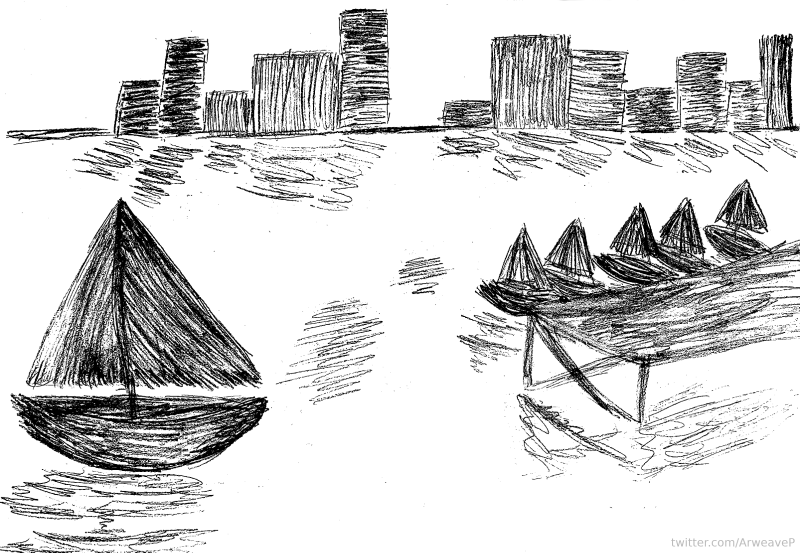
#> input picture puzzle_image.png, 1600 x 1105 px (shown at 1/2 size)
$ python hidden_text_analyzer.py
#> lines starting #> are read from the running program, lines starting #| are printed output that depends on the picture
from PIL import Image
import numpy as np

# Load the image
img = Image.open('puzzle_image.png')
#> img is the input picture: PIL image 1600x1105 LA; mean R, G, B, A 211, 211, 211, 255
img_array = np.array(img)

# Extract grayscale channel
grayscale = img_array[:, :, 0]

print('=== Looking for hidden text in specific regions ===')
print(f'Image dimensions: {grayscale.shape}')
#| Image dimensions: (1105, 1600)

# Let's look at the first row more carefully
# The README mentioned strange pixels in the first line
print('\n=== First row detailed analysis ===')
first_row = grayscale[0, :]
#> first_row = 1600 values, max 255 at index 0, min 202 at index 1127, mean 254

# Find non-255 values (background is likely white/255)
non_white = np.where(first_row != 255)[0]
#> non_white = 147 values from 1013 to 1400
print(f'Number of non-255 pixels in first row: {len(non_white)}')
#| Number of non-255 pixels in first row: 147
print(f'Positions of non-255 pixels: {non_white[:50]}')
#| Positions of non-255 pixels: [1013 1014 1026 1027 1028 1029 1031 1032 1033 1038 1039 1044 1045 1053
#|  1111 1112 1113 1114 1115 1116 1117 1118 1119 1120 1121 1122 1123 1124
#|  1125 1126 1127 1128 1129 1130 1131 1132 1133 1134 1135 1136 1137 1138
#|  1139 1140 1141 1142 1143 1144 1145 1146]
print(f'Values at these positions: {first_row[non_white[:50]]}')
#| Values at these positions: [252 234 252 229 215 239 251 232 238 250 236 248 231 254 254 254 254 254
#|  253 252 250 246 240 234 229 225 221 214 208 203 202 203 204 205 208 211
#|  215 220 224 227 230 232 234 235 235 235 235 235 235 235]

# Try to interpret these values as ASCII
print('\n=== Interpreting first row values as ASCII ===')
for i, pos in enumerate(non_white[:50]):
    val = first_row[pos]
    if 32 <= val <= 126:
        print(f'Position {pos}: Value {val} = ASCII "{chr(val)}"')
    else:
        print(f'Position {pos}: Value {val} (non-printable)')
#> this loop made 50 passes
#> (pos, val) on passes 1 to 12: (1013, 252), (1014, 234), (1026, 252), (1027, 229), (1028, 215), (1029, 239), (1031, 251), (1032, 232), (1033, 238), (1038, 250), (1039, 236), (1044, 248)
#| Position 1013: Value 252 (non-printable)
#| Position 1014: Value 234 (non-printable)
#| Position 1026: Value 252 (non-printable)
#| Position 1027: Value 229 (non-printable)
#| Position 1028: Value 215 (non-printable)
#| Position 1029: Value 239 (non-printable)
#| Position 1031: Value 251 (non-printable)
#| Position 1032: Value 232 (non-printable)
#> (further printed lines are left out)

# Let's also look at specific regions where the boat might be
# Based on the README, the boat is in the center-left area
print('\n=== Looking at potential boat region ===')
# Check a region around y=400-600, x=200-800
boat_region = grayscale[400:600, 200:800]
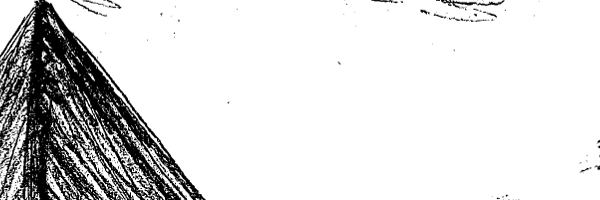
#> boat_region: shape (200, 600); min 0, max 255, mean 219.6
print(f'Boat region shape: {boat_region.shape}')
#| Boat region shape: (200, 600)

# Look for unusual patterns in this region
print(f'Unique values in boat region: {np.unique(boat_region)[:20]}')
#| Unique values in boat region: [ 0  1  2  3  4  5  6  7  8  9 10 11 12 13 14 15 16 17 18 19]

# Check if there's any text-like pattern
# Text would typically have values that are either very dark or very light
dark_pixels = np.sum(boat_region < 128)
#> dark_pixels = 16889
light_pixels = np.sum(boat_region >= 128)
#> light_pixels = 103111
print(f'Dark pixels (< 128): {dark_pixels}')
#| Dark pixels (< 128): 16889
print(f'Light pixels (>= 128): {light_pixels}')
#| Light pixels (>= 128): 103111

# Let's try a different approach - look for the hidden data in the LSBs
# but with a different extraction method
print('\n=== Alternative LSB extraction ===')

# Method: Extract LSBs from specific regions
regions = [
    (0, 0, 100, 100),      # Top-left corner
    (0, 0, 1600, 10),      # First 10 rows
    (550, 800, 600, 850),  # Center region
]

for y1, x1, y2, x2 in regions:
    region = grayscale[y1:y2, x1:x2]
    lsb_region = region.flatten() & 1

    # Convert to bytes
    bytes_data = []
    for i in range(0, len(lsb_region), 8):
        if i + 8 <= len(lsb_region):
            byte = 0
            for j in range(8):
                byte = (byte << 1) | lsb_region[i + j]
            bytes_data.append(byte)

    # Check if it looks like text
    text_data = bytes(bytes_data[:100])
    printable = all(32 <= b <= 126 or b in [10, 13] for b in text_data)
    print(f'Region ({y1},{x1})-({y2},{x2}): {len(bytes_data)} bytes, printable: {printable}')
    if printable:
        print(f'  Text: {text_data.decode("ascii", errors="replace")}')
#> this loop made 3 passes
#> pass 1, `region = grayscale[y1:y2, x1:x2]`:
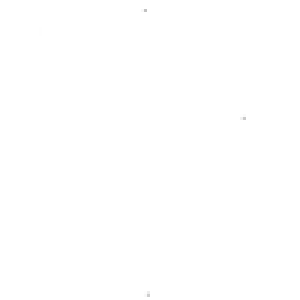
#> region: shape (100, 100) (shown 3 times larger); min 194, max 255, mean 255
#> pass 3, `region = grayscale[y1:y2, x1:x2]`:
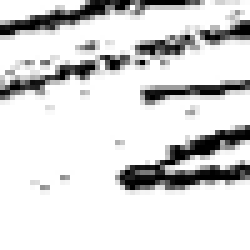
#> region: shape (50, 50) (shown 5 times larger); min 0, max 255, mean 216.2

# Let's also check the metadata for any hidden information
print('\n=== Checking for hidden data in metadata ===')
# The README mentioned a comment field with the address
# Let's check if there are any other hidden fields

# Read the raw PNG file
with open('puzzle_image.png', 'rb') as f:
    data = f.read()

    # Look for the address in the raw data
    address_bytes = b'0xFF2142E98E09b5344994F9bEB9C56C95506B9F17'
    pos = data.find(address_bytes)
    if pos != -1:
        print(f'Found address at position {pos}')
        # Show surrounding data
        start = max(0, pos - 50)
        end = min(len(data), pos + len(address_bytes) + 50)
        print(f'Surrounding data: {data[start:end]}')

    # Look for other patterns
    # Check for "private" or "key" strings
    for pattern in [b'private', b'key', b'password', b'secret']:
        pos = data.find(pattern)
        if pos != -1:
            print(f'Found "{pattern.decode()}" at position {pos}')
            start = max(0, pos - 20)
            end = min(len(data), pos + len(pattern) + 20)
            print(f'Surrounding data: {data[start:end]}')
